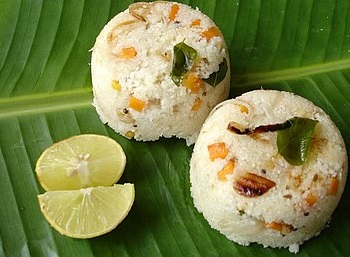
#> input picture Assignment2/input_data/ravva_upma.jpg, 350 x 257 px, found by its file name
$ python Q4.py
#> lines starting #> are read from the running program, lines starting #| are printed output that depends on the picture
import numpy as np
import cv2
import os,sys
from matplotlib import pyplot as plt


def getColorSpaces(image):
    rgb = cv2.cvtColor(image,cv2.COLOR_RGB2BGR)
    gray = cv2.cvtColor(image,cv2.COLOR_RGB2GRAY)

    return rgb,gray

def getImageDimnesion(image):
    height,width = image.shape[:2]

    return height,width

def getNormalizedImage(image):
    norm_image=image.copy()
    norm_image = np.maximum(norm_image, np.zeros(norm_image.shape))
    norm_image = np.minimum(norm_image, 255 * np.ones(norm_image.shape))
    norm_image = norm_image.round().astype(np.uint8)

    return norm_image


'''

Implement high-boost filtering on the image bell.jpg varying the window size and
the weight factor and report your observations.

 Edges = Original - LoG


Unsharp Mask
 High pass/Edges= Original - Low Pass (Gaussian,average etc)
 Sharp Image =Original+ k*Edges


High Boost = A*Original- Low Pass
             =A*Original-Original+Original- Low Pass
             =Original*(A-1)+(Original- Low Pass)
             =(A-1)*Original+High Pass

'''

def applyUnsharp(image, kernel_size=(5, 5)):
    """Return a sharpened version of the image, using an unsharp mask."""
    k=1.0
    sigma=1.0
    blurred = cv2.GaussianBlur(image, kernel_size, sigma) #Lowpass
    sharpened = float(k + 1) * image - float(k) * blurred #gmask
    sharpened =getNormalizedImage(sharpened)

    return sharpened

def getHighBoost(image,weight_factor,kernel_size=(5, 5)):

    sharpened_image = applyUnsharp(image,kernel_size)
    #if A = 1, it becomes it becomes “standard standard” Laplacian sharpening
    if weight_factor==1:
        return sharpened_image
    highboost=(weight_factor-1)*image+sharpened_image
    highboost =getNormalizedImage(highboost)

    return highboost


def getHighBoost2(image,A,val=1):

    if(val==1):
        filter1 = np.array([[0,-1,0],[-1,A+4,-1],[0,-1,0]])
    if(val==2):
        filter1 = np.array([[-1,-1,-1],[-1,A+8,-1],[-1,-1,-1]])

    img1 = cv2.filter2D(image, -1, filter1)

    return img1
def linContrastStretching(image_gray,a,b):
    c = np.amin(image_gray)
    d = np.amax(image_gray)

    out_image =image_gray- c
    out_image *= int((b-a)/(d - c))
    out_image+=a

    return out_image

img = cv2.imread(r'C:\SAI\IIIT\2019_Monsoon\DIP\Assignment2\input_data\ravva_upma.jpg')
#> img is the input picture: shape (257, 350, 3); mean B, G, R 73.4, 129.8, 121.8
plt.figure(figsize=(12, 12))
rgb,gray=getColorSpaces(img)
#> in getColorSpaces, `gray = cv2.cvtColor(image,cv2.COLOR_RGB2GRAY)`:
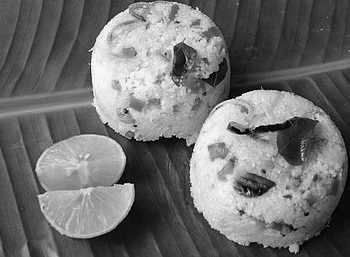
#> gray: shape (257, 350); min 0, max 250, mean 112


# [13 lines of commented-out code are left out]


plt.figure(figsize=(12, 12))
plt.axis('off')
plt.title('Original and High-Boost')
plt.imshow(np.hstack((rgb, getHighBoost(rgb,1))))
#> in applyUnsharp, `blurred = cv2.GaussianBlur(image, kernel_size, sigma)`:
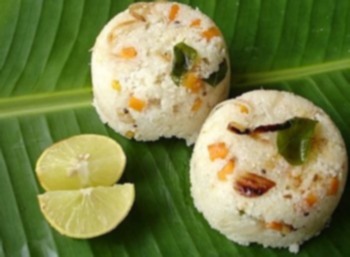
#> blurred: shape (257, 350, 3); mean R, G, B 121.8, 129.8, 73.4
#> in applyUnsharp, `sharpened = float(k + 1) * image - float(k) * blurred`:
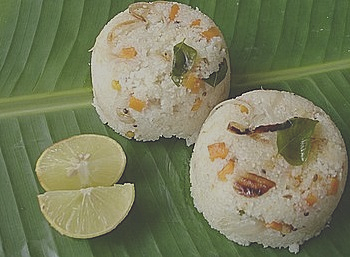
#> sharpened: shape (257, 350, 3) float64; mean R, G, B 121.8, 129.8, 73.4; drawn with min black and max white
#> in getNormalizedImage, `norm_image = np.maximum(norm_image, np.zeros(norm_image.shape))`:
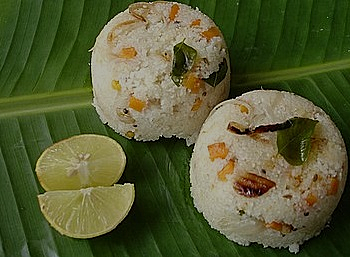
#> norm_image: shape (257, 350, 3) float64; mean R, G, B 122, 130, 74.1; drawn with min black and max white
#> in getNormalizedImage, `norm_image = np.minimum(norm_image, 255 * np.ones(norm_image.shape))`:
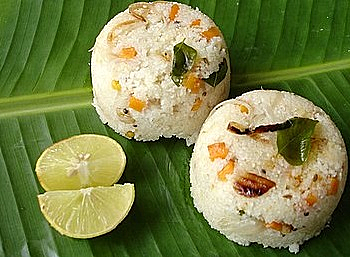
#> norm_image: shape (257, 350, 3) float64; mean R, G, B 121.6, 129.8, 74.1
plt.show()
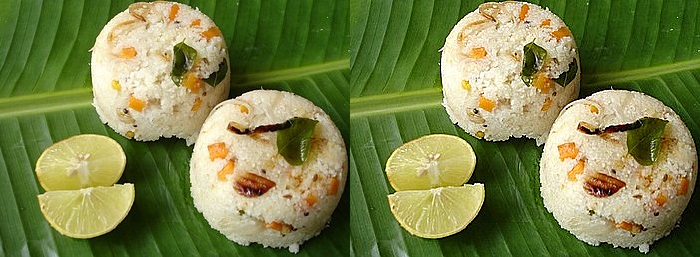
#> shown: shape (257, 700, 3); mean R, G, B 121.7, 129.8, 73.7

plt.figure(figsize=(12, 12))
plt.axis('off')
plt.title('Original and Bilateral')
plt.imshow(np.hstack((rgb, cv2.bilateralFilter(rgb,9,75,75))))
plt.show()
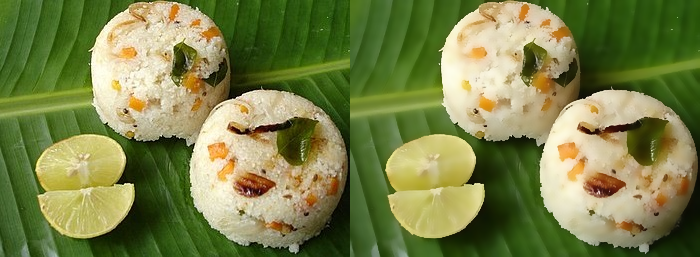
#> shown: shape (257, 700, 3); mean R, G, B 121.8, 129.8, 73.4


# [44 lines of commented-out code are left out]

$ run again, with Assignment2/input_data/Clear.jpg copied over Assignment2/input_data/ravva_upma.jpg
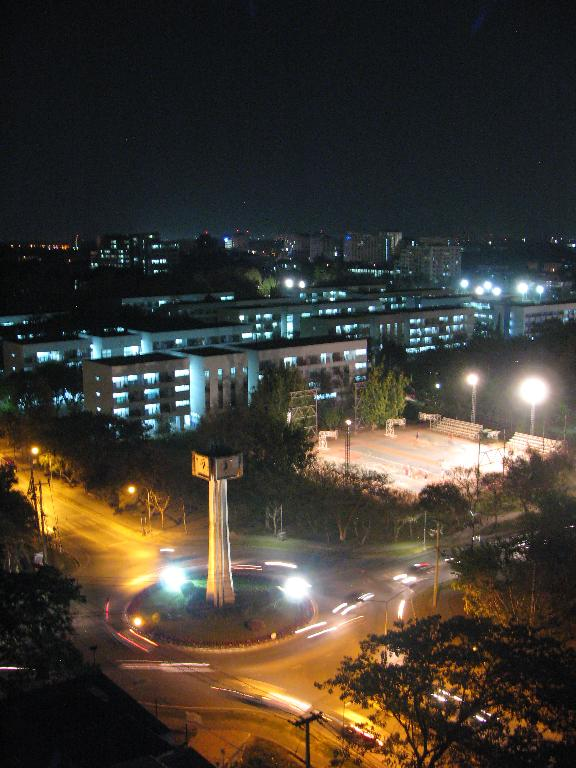
#> input picture Assignment2/input_data/Clear.jpg, 576 x 768 px, found by its file name
#> img is the input picture: shape (768, 576, 3); mean B, G, R 49.5, 58.1, 64.3
#> in applyUnsharp, `sharpened = float(k + 1) * image - float(k) * blurred`:
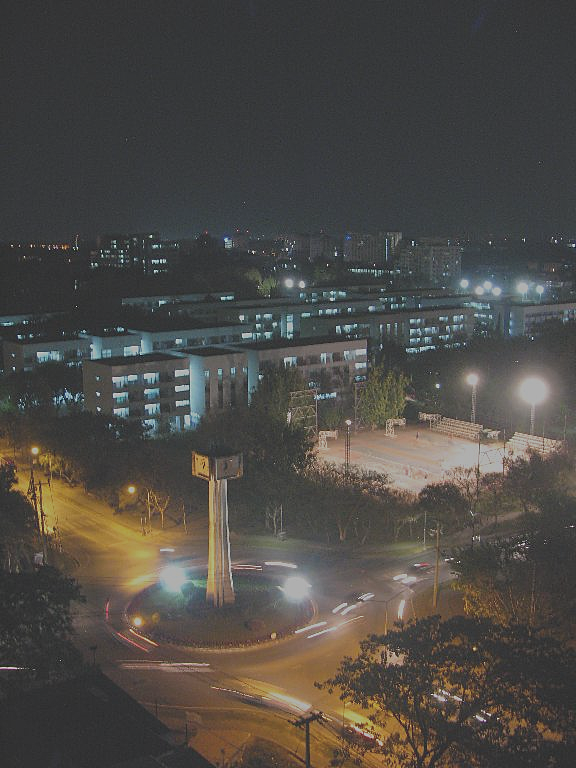
#> sharpened: shape (768, 576, 3) float64; mean R, G, B 64.3, 58.1, 49.6; drawn with min black and max white
#> `plt.show()`:
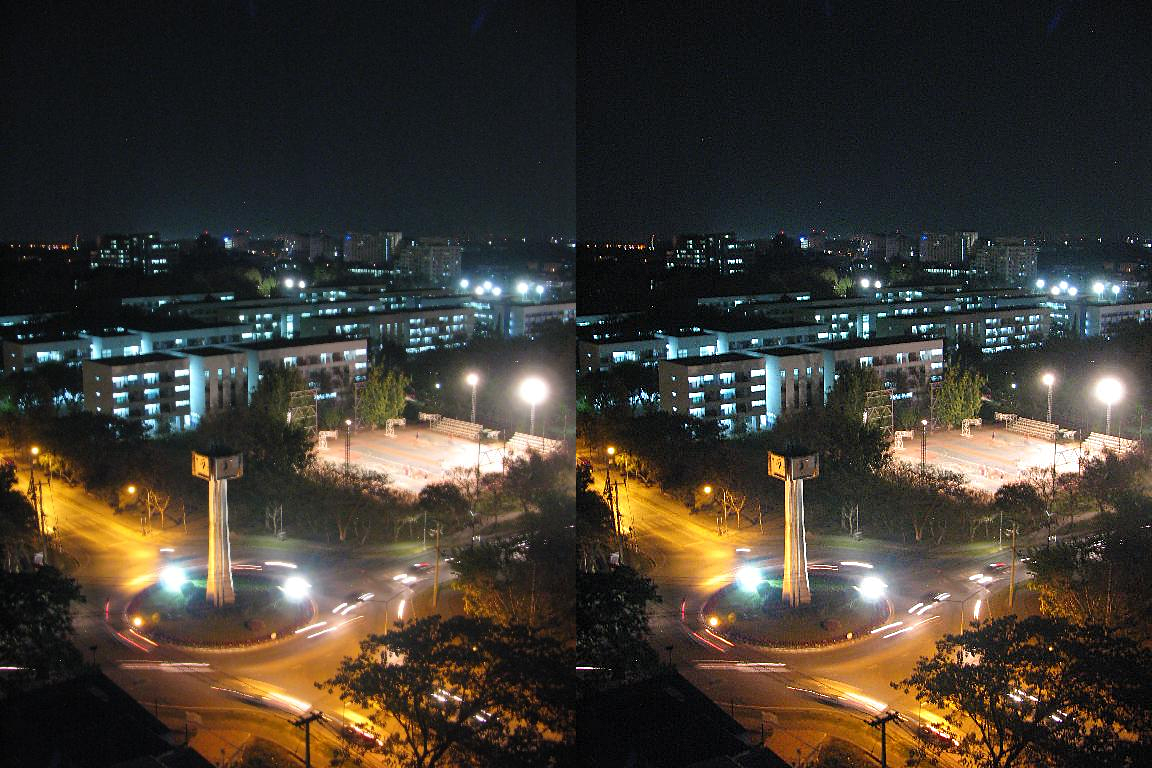
#> shown: shape (768, 1152, 3); mean R, G, B 64.2, 58.1, 49.6

$ run again, with Assignment2/input_data/assorted.jpg copied over Assignment2/input_data/ravva_upma.jpg
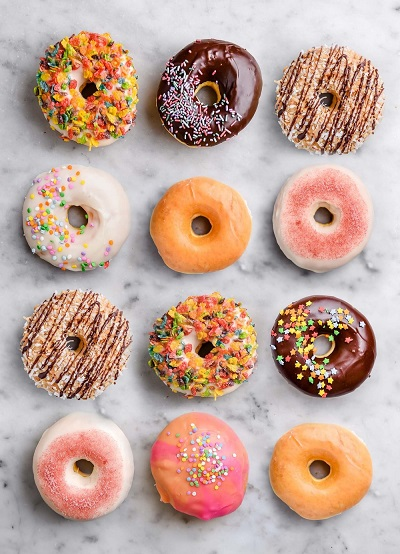
#> input picture Assignment2/input_data/assorted.jpg, 400 x 554 px, found by its file name
#> img is the input picture: shape (554, 400, 3); mean B, G, R 155.2, 167, 194.7
#> in getNormalizedImage, `norm_image = np.maximum(norm_image, np.zeros(norm_image.shape))`:
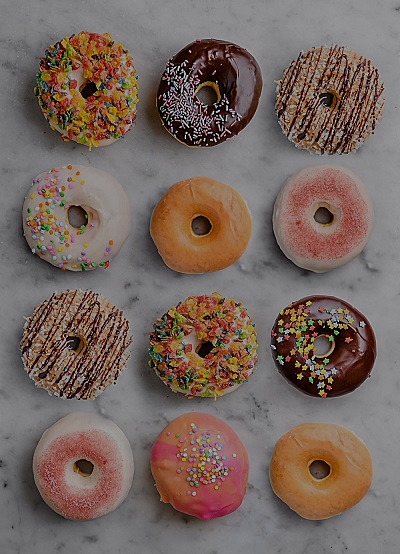
#> norm_image: shape (554, 400, 3) float64; mean R, G, B 194.9, 167.7, 156.3; drawn with min black and max white
#> `plt.show()`:
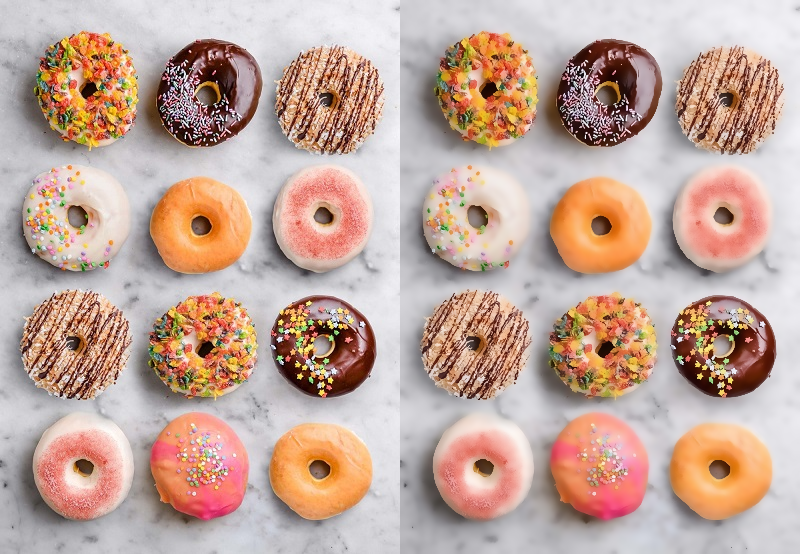
#> shown: shape (554, 800, 3); mean R, G, B 194.8, 167, 155.3
